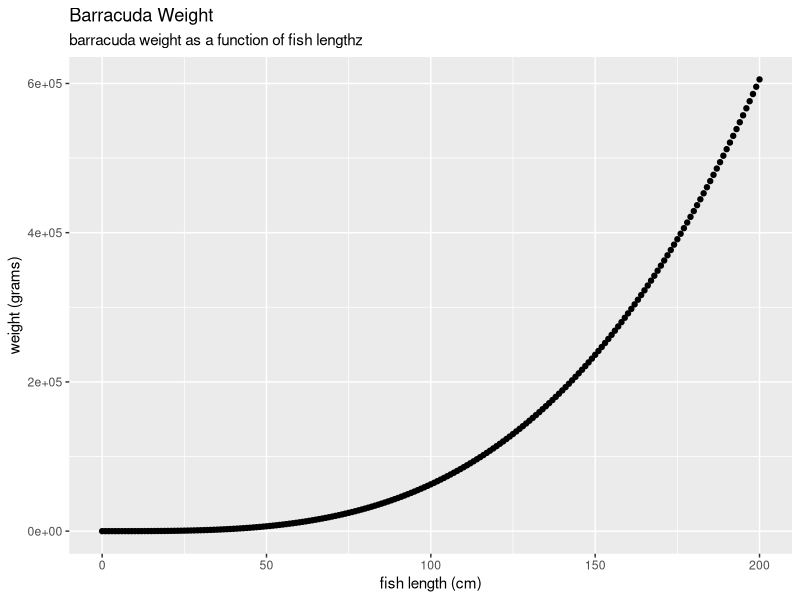

The R script that drew this image:
## ---- chunk 1
knitr::opts_chunk$set(echo = TRUE)

library(tidyverse)
## ---- chunk 2

weight_grams <- function(a, b, length_cm) {
  weight_grams = (a * (length_cm^b))
}
milkfish <- (weight_grams(a = 0.0905, b = 2.52, length_cm = 60))
print(milkfish)

trevally <- weight_grams(a = 0.0353, b = 3.05, length_cm = 60)
print(trevally)

barracuda <- weight_grams(a = 0.0181, b = 3.27, length_cm = 60)
print(barracuda)

fish_length <- seq(from = 0, to = 200, by = 1)

barracuda_weight <- weight_grams(a = 0.0181, b = 3.27, length_cm = fish_length)

barracuda_df <- data.frame(fish_length, barracuda_weight)
barracuda_df

ggplot(data = barracuda_df, aes(x = fish_length, y = barracuda_weight)) +
  geom_point() +
  labs(x = "fish length (cm)",
       y = "weight (grams)",
       title = "Barracuda Weight",
       subtitle = "barracuda weight as a function of fish lengthz")

